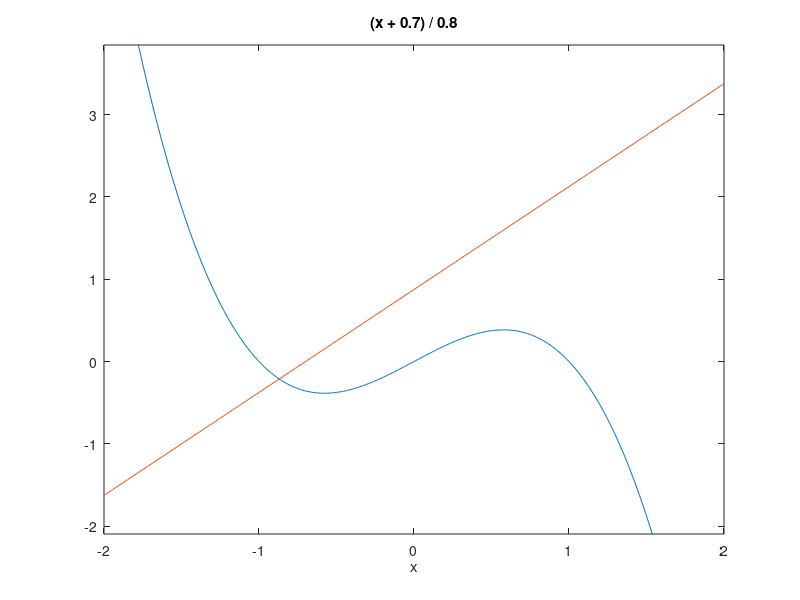

Here is the MATLAB script that generated this plot: (Note: this script raises an error after producing the figure.)
F = repmat(getframe(gcf),1,0);
i = 0;
for I_current = 0.0:0.01:1.5
FNmodel = @(X) [(X(1) - X(1).^3 - X(2) + I_current);...
                0.08 * (X(1) + 0.7 - 0.8*X(2))];
xfix = fsolve(FNmodel,[0,0]);
FNmodel_t = @(t,X) [(X(1) - X(1).^3 - X(2) + I_current);...
                0.08 * (X(1) + 0.7 - 0.8*X(2))];
figure(1)
ezplot(@(x)x-x.^3+I_current,[-2,2])
hold on 
ezplot(@(x)(x+0.7)/0.8,[-2,2])
[t_ticks, traj] = ode45(FNmodel_t, [0, 200], xfix + [0.3,0.3]);
plot(traj(:,1),traj(:,2),'LineWidth',1.5,'Color',[0,1,0,0.4])
[t_ticks, traj] = ode45(FNmodel_t, [0, 200], xfix + [-0.3,0.3]);
plot(traj(:,1),traj(:,2),'LineWidth',1.5,'Color',[1,0,1,0.4])
[t_ticks, traj] = ode45(FNmodel_t, [0, 200], xfix + [-0.3,-0.3]);
plot(traj(:,1),traj(:,2),'LineWidth',1.5,'Color',[0,1,1,0.4])
plot(xfix(1),xfix(2),'ro')
xlim([-2,2])
ylim([-2,4])
title(["I Current input",I_current])
xlabel("V")
ylabel("W")
hold off
F(end+1) = getframe(gcf) ;
drawnow
i = i+1;
end
%%
% create the video writer with 1 fps
writerObj = VideoWriter('FN_bifurcate2.avi');
writerObj.FrameRate = 20;
  % set the seconds per image
% open the video writer
open(writerObj);
% write the frames to the video
for i=1:length(F)
    % convert the image to a frame
    frame = F(i) ;    
    writeVideo(writerObj, frame);
end
% close the writer object
close(writerObj);